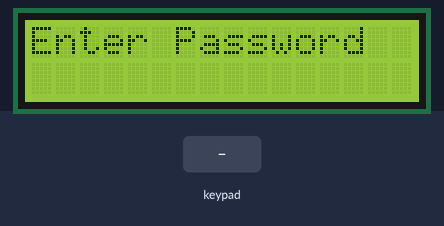
A sketch run on a simulated Arduino Uno, built with avr-gcc and run on an emulated ATmega328P. Shown: 16×2 character LCD. Inputs (shaded band) come from the test bench.

Above: at 3.2 s.
3.3 s: keypad keys 1 1 1 0 9 8 # pressed 0.4 s apart
At 5.7 s:
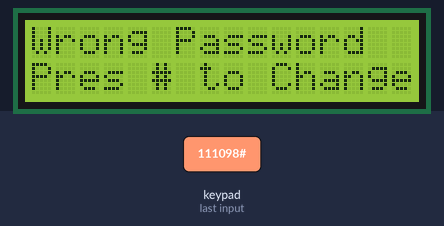
8.6 s: key '*' pressed
At 8.9 s:
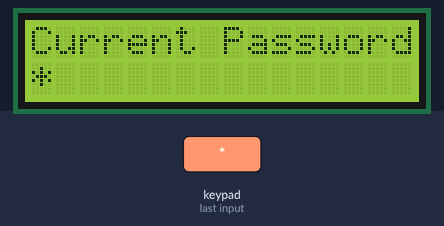
10.1 s: keypad keys 1 1 1 0 9 8 * pressed 0.4 s apart
At 11.8 s:
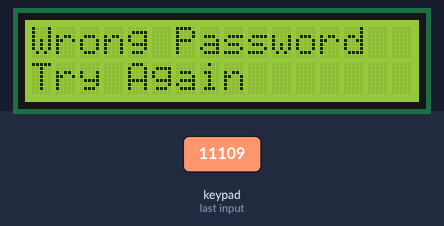
15.9 s: key '*' pressed
At 16.6 s:
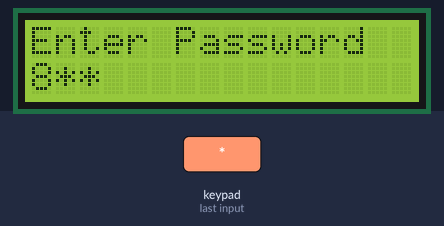
17.4 s: key '*' pressed
At 17.51 s:
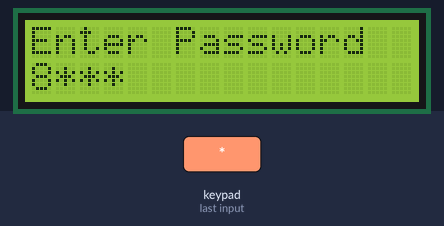
19.1 s: key '#' pressed
At 20.2 s:
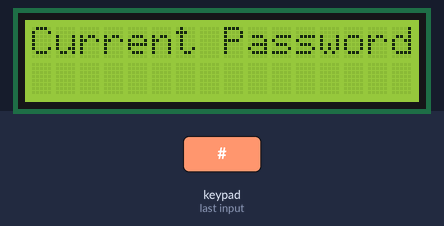
Timing chart, 0 to 22.1 s (numbered marks = the images above; inputs shaded):
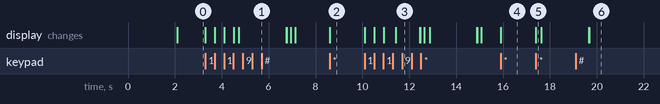

The sketch:

KEYPAD__PART3_.ino
```cpp
#include <Keypad.h> //Keypad Library
#include<EEPROM.h> //Arduino library contain password
#include <LCD_I2C.h> //LCD_I2C library

LCD_I2C lcd(0x27);

char password[4]; //password contain 4 character
char initial_password[4],new_password[4];
int i=0;
char key_pressed=0; //initialize key_pressed
const byte rows = 4;
const byte columns = 3;
char hexaKeys[rows][columns] = {

  {'1','2','3'},
  {'4','5','6'},
  {'7','8','9'},
  {'*','0','#'}

};

byte row_pins[rows] = {11, 10, 9, 8};
byte column_pins[columns] = {5, 4, 3};

//initialize key
Keypad keypad_key = Keypad( makeKeymap(hexaKeys), row_pins, column_pins, rows, columns);

void setup()
{
  Serial.begin(9600);
  lcd.begin();
  lcd.backlight();
  lcd.clear();
  lcd.setCursor(16,0);
  lcd.print("CIRCUITS IO");

  delay(2000);

  lcd.clear();
  lcd.print("Enter Password");
  lcd.setCursor(0,1);
}

void loop()
{
  key_pressed = keypad_key.getKey(); //get pressed key
  if(key_pressed=='#')
    change();
  if (key_pressed)
  {
    password[i++]=key_pressed;
    lcd.print(key_pressed);
      }

  if(i==4)

  {
    delay(200);
    for(int j=0;j<4;j++){
        initial_password[j]=EEPROM.read(j);
    }
    if(!(strncmp(password, initial_password,4)))
    {
      lcd.clear();
      lcd.print("Pass Accepted");
      delay(2000);
      lcd.setCursor(0,1);
      lcd.print("Pres # to change");
      delay(2000);

      lcd.clear();
      lcd.print("Enter Password:");
      lcd.setCursor(0,1);
      i=0;
    }

    else{
      lcd.clear();
      lcd.print("Wrong Password");
      lcd.setCursor(0,1);
      lcd.print("Pres # to Change");
      delay(2000);
      lcd.clear();
      lcd.print("Enter Password");
      lcd.setCursor(0,1);
      i=0;
    }
  }
}

// change password
void change()
{
  int j=0;
  lcd.clear();
  lcd.print("Current Password");
  lcd.setCursor(0,1);

  while(j<4)
  {
    char key=keypad_key.getKey();
    if(key)
    {
      new_password[j++]=key;
      lcd.print(key);
    }
    key=0;
  }
  delay(500);
  if((strncmp(new_password, initial_password, 4)))
  {
    lcd.clear();
    lcd.print("Wrong Password");
    lcd.setCursor(0,1);
    lcd.print("Try Again");
    delay(1000);
  }

  else
  {
    j=0;
    lcd.clear();
    lcd.print("New Password:");
    lcd.setCursor(0,1);

    while(j<4)
    {
      char key=keypad_key.getKey();
      if(key)
      {
        initial_password[j]=key;
        lcd.print(key);
        EEPROM.write(j,key);
        j++;
      }
    }
    lcd.print("Pass Changed");
    delay(1000);
  }
  lcd.clear();
  lcd.print("Enter Password");
  lcd.setCursor(0,1);
  key_pressed=0;

}

//fixed initial pasword to "1234"
void initialpassword(){

  for(int j=0;j<4;j++){
  EEPROM.write(j, j+49);
  }
  for(int j=0;j<4;j++){
  initial_password[j]=EEPROM.read(j);
 }
}
```

Measured:
- after the input at 3.3 s, the display: first changes at once (image 1 shows a later state)
- after the input at 8.6 s, the display: changes at once (image 2)
- after the input at 10.1 s, the display: first changes at once (image 3 shows a later state)
- after the input at 15.9 s, the display: changes at once (image 4)
- after the input at 17.4 s, the display: changes at once (image 5)
- after the input at 19.1 s, the display: first differs from a run without the input after 0.59 s (image 6)
